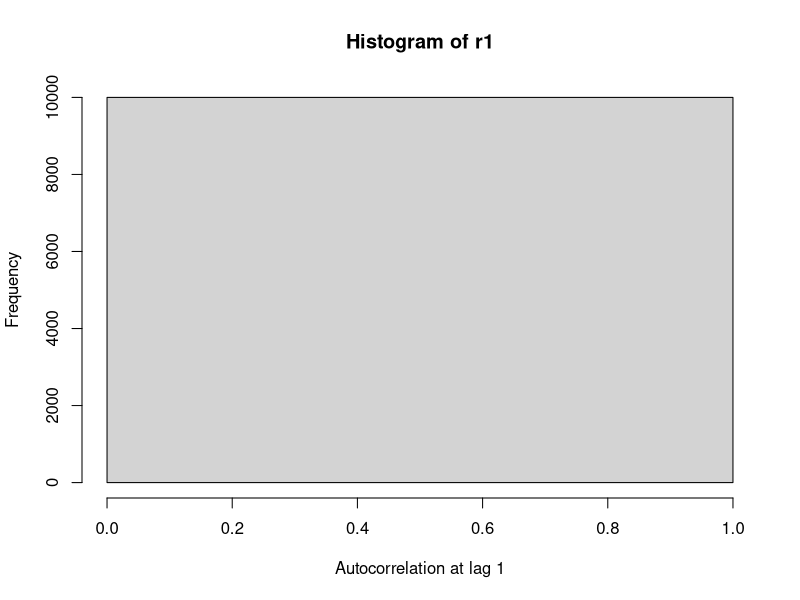

Write R code to recreate this figure.
## ---- chunk 1
knitr::opts_chunk$set(echo = TRUE)
## ---- chunk 2
n <- 60
theta <- 0.5
series=arima.sim(n=n,list(ma=-theta))
theoretical_acf_lag1 <- -theta / (1+theta^2)
theoretical_acf_lag5 <- 0
print(paste('Theoretical autocorrelation at lag 1 is', theoretical_acf_lag1))
print(paste('Theoretical autocorrelation at lag 5 is', theoretical_acf_lag5))
## ---- chunk 3
sample_acf_lag1 <- acf(series, plot = FALSE)$acf[1]
sample_acf_lag5 <- acf(series, plot = FALSE)$acf[5]
std_lag1 <- 0.79/sqrt(n)
std_lag5 <- 1.15/sqrt(n)
z_score_lag1 <- (sample_acf_lag1 - theoretical_acf_lag1) / std_lag1
z_score_lag5 <- (sample_acf_lag5 - theoretical_acf_lag5) / std_lag5
print(paste('Z-score of sample autocorrelation at lag 1 is', z_score_lag1))
print(paste('Z-score of sample autocorrelation at lag 5 is', z_score_lag5))
## ---- chunk 4
series=arima.sim(n=n,list(ma=-theta))
sample1_acf_lag1 <- acf(series, plot = FALSE)$acf[1]
sample1_acf_lag5 <- acf(series, plot = FALSE)$acf[5]
z_score1_lag1 <- (sample1_acf_lag1 - theoretical_acf_lag1) / std_lag1
z_score1_lag5 <- (sample1_acf_lag5 - theoretical_acf_lag5) / std_lag5
print(paste('Z-score of sample autocorrelation at lag 1 is', z_score1_lag1))
print(paste('Z-score of sample autocorrelation at lag 5 is', z_score1_lag5))
## ---- chunk 5
r1_samples <- numeric(10000)
r5_samples <- numeric(10000)
for(i in 1:10000) {
  sim_data <- arima.sim(n=n,list(ma=-theta))
  acfs <- acf(sim_data, lag.max = 5, plot = FALSE)$acf
  r1_samples[i] <- acfs[1]
  r5_samples[i] <- acfs[5]
}
hist(r1_samples, main="Histogram of r1", xlab="Autocorrelation at lag 1")
sample_var_r1 <- var(r1_samples)
sample_var_r5 <- var(r5_samples)
large_sample_var_r1 <- std_lag1^2
large_sample_var_r5 <- std_lag5^2

print(paste('Sample variance of r1 is', sample_var_r1))
print(paste('Large sample variance of r1 is', large_sample_var_r1))
print(paste('Sample variance of r5 is', sample_var_r5))
print(paste('Large sample variance of r5 is', large_sample_var_r5))
